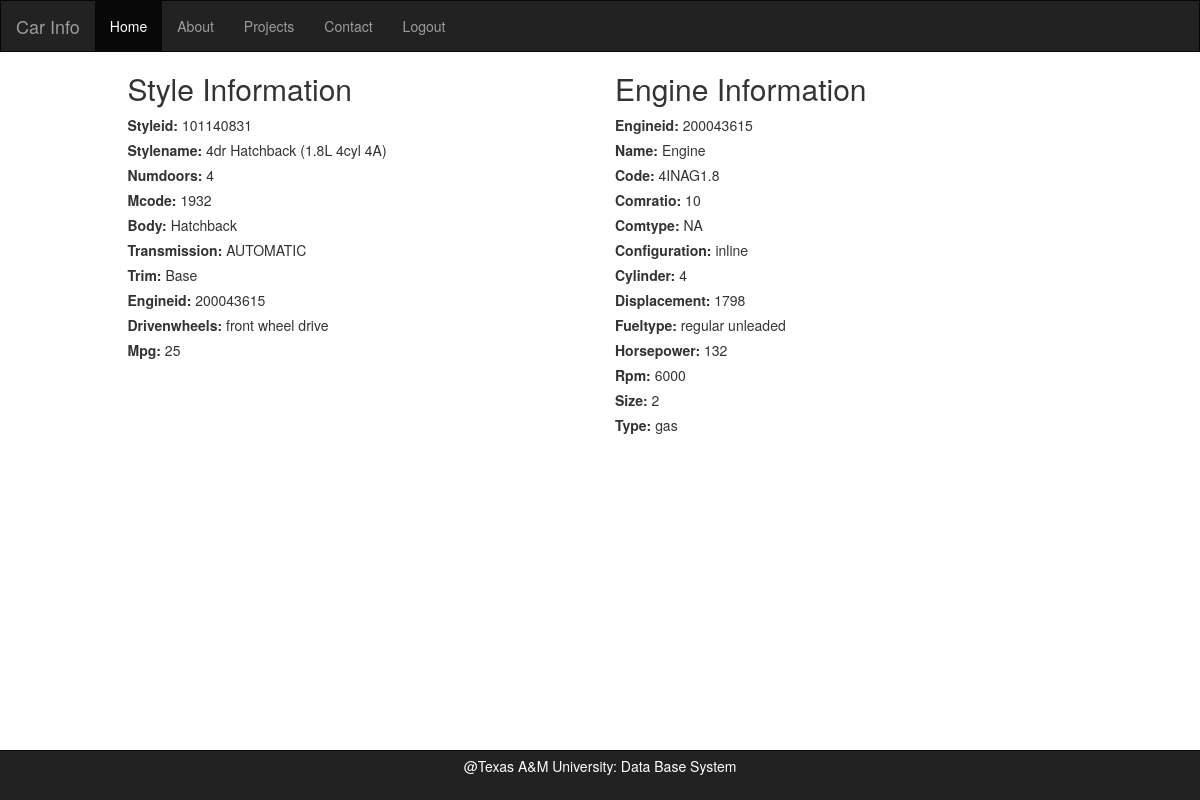
Page /details/index.php?styleid=101140831 on the committed database.
### tables this page shows
CREATE TABLE `styles` (
  `styleId` int(11) NOT NULL,
  `stylename` varchar(45) DEFAULT NULL,
  `numDoors` int(11) DEFAULT NULL,
  `mCode` varchar(45) DEFAULT NULL,
  `body` varchar(45) DEFAULT NULL,
  `transmission` varchar(45) DEFAULT NULL,
  `trim` varchar(45) DEFAULT NULL,
  `engineid` int(11) DEFAULT NULL,
  `drivenWheels` varchar(45) DEFAULT NULL,
  `MPG` int(11) DEFAULT NULL,
  PRIMARY KEY (`styleId`)
);

CREATE TABLE `engine` (
  `engineid` int(11) NOT NULL,
  `name` varchar(80) DEFAULT NULL,
  `code` varchar(45) DEFAULT NULL,
  `comRatio` float DEFAULT NULL,
  `comType` varchar(45) DEFAULT NULL,
  `configuration` varchar(45) DEFAULT NULL,
  `cylinder` int(11) DEFAULT NULL,
  `displacement` float DEFAULT NULL,
  `fuelType` varchar(45) DEFAULT NULL,
  `horsepower` int(11) DEFAULT NULL,
  `rpm` int(11) DEFAULT NULL,
  `size` int(11) DEFAULT NULL,
  `type` varchar(20) DEFAULT NULL,
  PRIMARY KEY (`engineid`)
);

### details/index.php (the view, shortened to what this page needs)
<?php
require_once('../header.php');
$styleid = $_GET['styleid'];
$query = "select * from styles where styles.styleId = $styleid";
$run = mysql_query ($query);
$row = mysql_fetch_assoc($run);
$engineid = '';
if ($run){
	$engineid = $row["engineid"];
}
?>
<body>
<div class = "container">
   <div class = 'row'>
    <div class = 'col-md-5 col-md-offset-1'>
    <h2>Style Information</h2>
    <?php
      foreach($row as $key=>$value){
      	 echo "<label>".ucwords(strtolower($key)).": </label>";
		 echo "<span>  ".$row[$key]." </span><br>";
      }
    ?>
   </div>
   <div class = "col-md-4">
    <h2>Engine Information</h2>
	<?php
	if (!empty($engineid)) {
		$query2 = "select * from engine where engineid = $engineid";
		$run2 = mysql_query ($query2);
		if ($run2) {
			 $row2 = mysql_fetch_assoc($run2);
	         foreach($row2 as $key=>$value){
	      	 echo "<label>".ucwords(strtolower($key)).": </label>";
			 echo "<span>  ".$row2[$key]." </span><br>";
      }
       ?>
    </div>
    </div>
	<?php
     }
 }
	?>
</div>
</body>
<?php
require_once('../footer.php');
?>

### css/login.css (style rules this page uses)
body, html { height: 100%; background-repeat: no-repeat; }

### rows in the picture
styles: styleId "101140831", stylename "4dr Hatchback (1.8L 4cyl 4A)", numDoors "4", mCode "1932", body "Hatchback", transmission "AUTOMATIC", trim "Base", engineid "200043615", drivenWheels "front wheel drive", MPG "25"
engine: engineid "200043615", name "Engine", code "4INAG1.8", comRatio "10", comType "NA", configuration "inline", cylinder "4", displacement "1798", fuelType "regular unleaded", horsepower "132", rpm "6000", size "2", type "gas"

### other values in the picture
$key "Styleid"
$key "Stylename"
$key "Numdoors"
$key "Mcode"
$key "Body"
$key "Transmission"
$key "Trim"
$key "Engineid"
$key "Drivenwheels"
$key "Mpg"
$key "Name"
$key "Code"
$key "Comratio"
$key "Comtype"
$key "Configuration"
